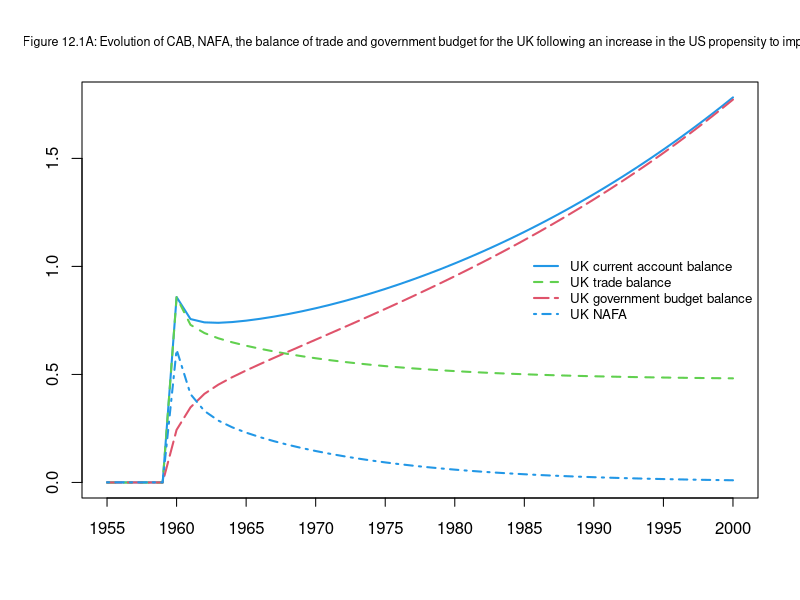
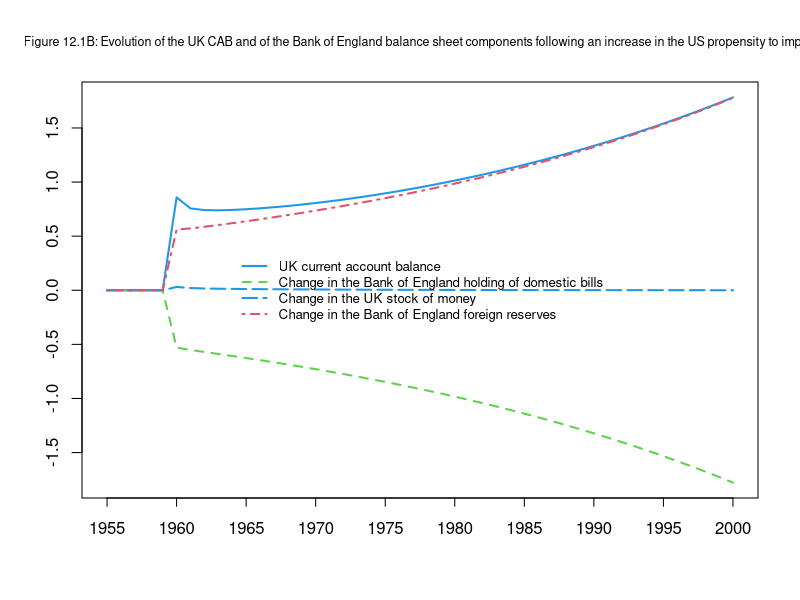
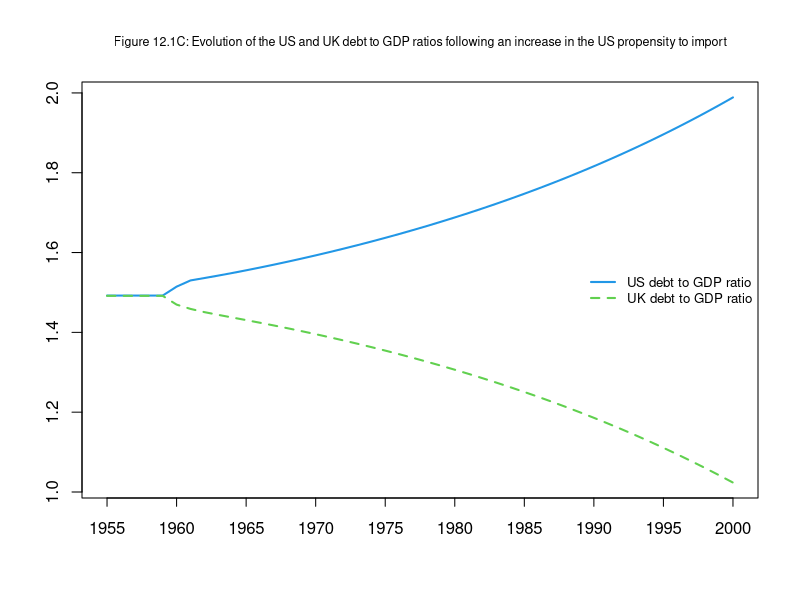
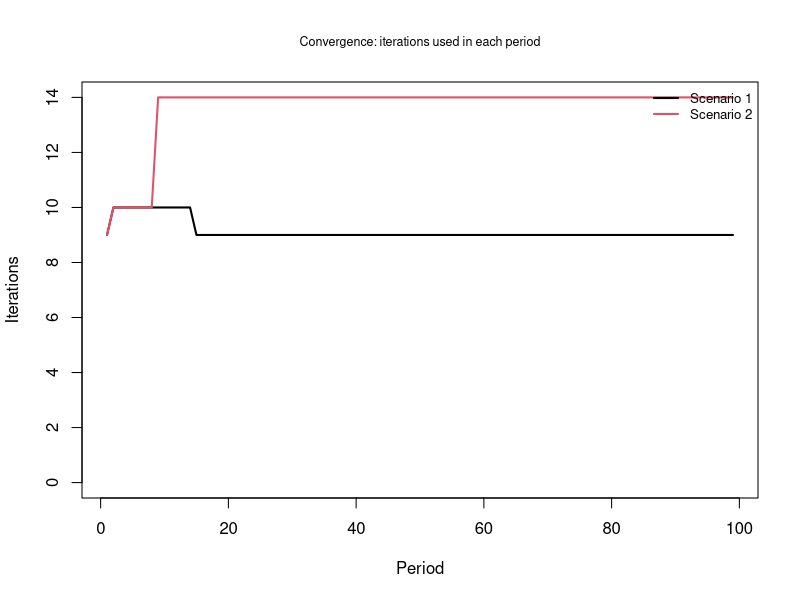

R code for these plots, in order:
#OPENFIX Model: two countries (UK and US) with their own currencies, a fixed (but adjustable)
#exchange rate, capital mobility and central banks that hold foreign bills

#This code replicates results in the book Monetary Economics:
#An Integrated Approach to Credit, Money, Income, Production and Wealth,
#by Wynne Godley and Marc Lavoie, chapter 12, figures 12.1A to 12.1C.
#It is an R translation of the EViews program gl12openfix.prg, restructured in the style of Sim_a.R.
#The equations are those of the EViews program, with the same equation numbers. They are listed in the order in which
#they can be computed (each equation after the variables it depends on), as the EViews solver does internally;
#this makes the Gauss-Seidel iterations converge.

#Based on the EViews program gl12openfix.prg (MODEL OPENFIX, Chapter 12 of Godley and Lavoie, Monetary Economics)
#Copyright (c) 2006 Gennaro Zezza
#Permission is hereby granted, free of charge, to any person obtaining a
#copy of this software and associated documentation files (the "Software"),
#to deal in the Software without restriction, including without limitation
#the rights to use, copy, modify, merge, publish, distribute, sublicense,
#and/or sell copies of the Software, and to permit persons to whom the
#Software is furnished to do so, subject to the following conditions:
#
#The above copyright notice and this permission notice shall be included in
#all copies or substantial portions of the Software.
#
#THE SOFTWARE IS PROVIDED "AS IS", WITHOUT WARRANTY OF ANY KIND, EXPRESS OR
#IMPLIED, INCLUDING BUT NOT LIMITED TO THE WARRANTIES OF MERCHANTABILITY,
#FITNESS FOR A PARTICULAR PURPOSE AND NONINFRINGEMENT. IN NO EVENT SHALL THE
#AUTHORS OR COPYRIGHT HOLDERS BE LIABLE FOR ANY CLAIM, DAMAGES OR OTHER
#LIABILITY, WHETHER IN AN ACTION OF CONTRACT, TORT OR OTHERWISE, ARISING
#FROM, OUT OF OR IN CONNECTION WITH THE SOFTWARE OR THE USE OR OTHER DEALINGS
#IN THE SOFTWARE.

#Clear
rm(list=ls(all=TRUE))

#PERIODS (i= 1 to 101, i.e. years 1950 to 2050). Periods 1 and 2 hold the starting values: the model is solved from 1952 (i=3)
nPeriods=101

#SCENARIOS (j= 1 to 2)
#1 = baseline
#2 = increase in the US propensity to import: eps0 passes from -2.1 to -2 in 1960 (figures 12.1A, 12.1B and 12.1C)
nScenarios=2

#ITERATIONS: maximum number of Gauss-Seidel iterations per period
nIterations=5000
#CONVERGENCE: iterations stop when no endogenous variable changes by more than tol (relative change)
tol=1e-8

#PARAMETERS
#Propensities to consume
alpha1_uk=0.75
alpha1_us=0.75
alpha2_uk=0.13333
alpha2_us=0.13333
#Parameters in the real export and import functions (eps0 is a matrix: it changes in scenario 2)
eps1=0.7
eps2=1
mu0=-2.1
mu1=0.7
mu2=1
#Parameters in the asset demand functions
lambda10=0.7
lambda11=5
lambda12=5
lambda20=0.25
lambda21=5
lambda22=5
lambda40=0.7
lambda41=5
lambda42=5
lambda50=0.25
lambda51=5
lambda52=5
#Parameters in the price equations
nu0m=-0.00001
nu0x=-0.00001
nu1m=0.7
nu1x=0.5
#Mark-ups and tax rates
phi_uk=0.2381
phi_us=0.2381
theta_uk=0.2
theta_us=0.2

#VARIABLES (matrices: scenario x period, filled with their starting values)
#Exogenous variables
eps0=matrix(data=-2.1,nrow=nScenarios,ncol=nPeriods)   #Parameter in the real exports of the US imports (exogenous: changes in scenario 2)
dxre_uk=matrix(data=0,nrow=nScenarios,ncol=nPeriods)   #exogenous
dxre_us=matrix(data=0,nrow=nScenarios,ncol=nPeriods)   #exogenous
g_k_uk=matrix(data=16,nrow=nScenarios,ncol=nPeriods)   #exogenous
g_k_us=matrix(data=16,nrow=nScenarios,ncol=nPeriods)   #exogenous
or_uk=matrix(data=7,nrow=nScenarios,ncol=nPeriods)   #exogenous
or_us=matrix(data=7,nrow=nScenarios,ncol=nPeriods)   #exogenous
pg_us=matrix(data=1,nrow=nScenarios,ncol=nPeriods)   #exogenous
pr_uk=matrix(data=1.3333,nrow=nScenarios,ncol=nPeriods)   #exogenous
pr_us=matrix(data=1.3333,nrow=nScenarios,ncol=nPeriods)   #exogenous
r_uk=matrix(data=0.03,nrow=nScenarios,ncol=nPeriods)   #exogenous
r_us=matrix(data=0.03,nrow=nScenarios,ncol=nPeriods)   #exogenous
w_uk=matrix(data=1,nrow=nScenarios,ncol=nPeriods)   #exogenous
w_us=matrix(data=1,nrow=nScenarios,ncol=nPeriods)   #exogenous
xr_uk=matrix(data=1.0003,nrow=nScenarios,ncol=nPeriods)   #exogenous
#Endogenous variables
f_cb_us=matrix(data=0.00895,nrow=nScenarios,ncol=nPeriods)
pg_uk=matrix(data=0.99971,nrow=nScenarios,ncol=nPeriods)
xr_us=matrix(data=0.99971,nrow=nScenarios,ncol=nPeriods)
f_cb_uk=matrix(data=0.00869,nrow=nScenarios,ncol=nPeriods)
yd_uk=matrix(data=77.851,nrow=nScenarios,ncol=nPeriods)
yd_hs_uk=matrix(data=0,nrow=nScenarios,ncol=nPeriods)
v_uk=matrix(data=145.97,nrow=nScenarios,ncol=nPeriods)
b_ukuk_d=matrix(data=102.18,nrow=nScenarios,ncol=nPeriods)
b_ukus_d=matrix(data=36.493,nrow=nScenarios,ncol=nPeriods)
h_uk_d=matrix(data=7.2987,nrow=nScenarios,ncol=nPeriods)
h_uk_s=matrix(data=7.2987,nrow=nScenarios,ncol=nPeriods)
b_ukuk_s=matrix(data=102.18,nrow=nScenarios,ncol=nPeriods)
b_ukus_s=matrix(data=36.504,nrow=nScenarios,ncol=nPeriods)
yd_us=matrix(data=77.86,nrow=nScenarios,ncol=nPeriods)
yd_hs_us=matrix(data=0,nrow=nScenarios,ncol=nPeriods)
v_us=matrix(data=145.99001,nrow=nScenarios,ncol=nPeriods)
b_usus_d=matrix(data=102.19,nrow=nScenarios,ncol=nPeriods)
b_usuk_d=matrix(data=36.497,nrow=nScenarios,ncol=nPeriods)
h_us_d=matrix(data=7.2995,nrow=nScenarios,ncol=nPeriods)
h_us_s=matrix(data=7.2995,nrow=nScenarios,ncol=nPeriods)
b_usus_s=matrix(data=102.19,nrow=nScenarios,ncol=nPeriods)
b_cb_usus_d=matrix(data=0.29843,nrow=nScenarios,ncol=nPeriods)
b_cb_usus_s=matrix(data=0.29843,nrow=nScenarios,ncol=nPeriods)
b_usuk_s=matrix(data=36.487,nrow=nScenarios,ncol=nPeriods)
kabp_uk=matrix(data=0.00002,nrow=nScenarios,ncol=nPeriods)
kabp_us=matrix(data=-0.00002,nrow=nScenarios,ncol=nPeriods)
t_uk=matrix(data=19.463,nrow=nScenarios,ncol=nPeriods)
t_us=matrix(data=19.465,nrow=nScenarios,ncol=nPeriods)
b_uk_s=matrix(data=138.94,nrow=nScenarios,ncol=nPeriods)
b_us_s=matrix(data=139.02,nrow=nScenarios,ncol=nPeriods)
b_cb_ukus_s=matrix(data=0.02031,nrow=nScenarios,ncol=nPeriods)
kab_uk=matrix(data=0,nrow=nScenarios,ncol=nPeriods)
kab_us=matrix(data=0,nrow=nScenarios,ncol=nPeriods)
b_cb_ukuk_d=matrix(data=0.27984,nrow=nScenarios,ncol=nPeriods)
b_cb_ukuk_s=matrix(data=0.27984,nrow=nScenarios,ncol=nPeriods)
b_cb_ukus_d=matrix(data=0.0203,nrow=nScenarios,ncol=nPeriods)
px_us=matrix(data=0.95656,nrow=nScenarios,ncol=nPeriods)
pm_us=matrix(data=0.95661,nrow=nScenarios,ncol=nPeriods)
im_k_uk=matrix(data=11.928,nrow=nScenarios,ncol=nPeriods)
x_k_us=matrix(data=11.928,nrow=nScenarios,ncol=nPeriods)
x_us=matrix(data=11.41,nrow=nScenarios,ncol=nPeriods)
cab_us=matrix(data=0,nrow=nScenarios,ncol=nPeriods)
im_k_us=matrix(data=11.926,nrow=nScenarios,ncol=nPeriods)
im_us=matrix(data=11.409,nrow=nScenarios,ncol=nPeriods)
im_uk=matrix(data=11.407,nrow=nScenarios,ncol=nPeriods)
cab_uk=matrix(data=0,nrow=nScenarios,ncol=nPeriods)
v_k_uk=matrix(data=152.62,nrow=nScenarios,ncol=nPeriods)
v_k_us=matrix(data=152.63,nrow=nScenarios,ncol=nPeriods)
ydhs_k_uk=matrix(data=81.394,nrow=nScenarios,ncol=nPeriods)
ydhse_k_uk=matrix(data=81.394,nrow=nScenarios,ncol=nPeriods)
c_k_uk=matrix(data=81.393,nrow=nScenarios,ncol=nPeriods)
ds_k_uk=matrix(data=97.393,nrow=nScenarios,ncol=nPeriods)
ydhs_k_us=matrix(data=81.402,nrow=nScenarios,ncol=nPeriods)
ydhse_k_us=matrix(data=81.402,nrow=nScenarios,ncol=nPeriods)
c_k_us=matrix(data=81.401,nrow=nScenarios,ncol=nPeriods)
s_k_us=matrix(data=109.33,nrow=nScenarios,ncol=nPeriods)
ds_k_us=matrix(data=97.401,nrow=nScenarios,ncol=nPeriods)
y_k_us=matrix(data=97.403,nrow=nScenarios,ncol=nPeriods)
n_us=matrix(data=73.054,nrow=nScenarios,ncol=nPeriods)
ps_us=matrix(data=0.9565,nrow=nScenarios,ncol=nPeriods)
s_us=matrix(data=104.57,nrow=nScenarios,ncol=nPeriods)
pds_us=matrix(data=0.95649,nrow=nScenarios,ncol=nPeriods)
ds_us=matrix(data=93.164,nrow=nScenarios,ncol=nPeriods)
y_us=matrix(data=93.164,nrow=nScenarios,ncol=nPeriods)
py_us=matrix(data=0.95649,nrow=nScenarios,ncol=nPeriods)
x_k_uk=matrix(data=11.926,nrow=nScenarios,ncol=nPeriods)
s_k_uk=matrix(data=109.32,nrow=nScenarios,ncol=nPeriods)
y_k_uk=matrix(data=97.392,nrow=nScenarios,ncol=nPeriods)
cons_us=matrix(data=77.86,nrow=nScenarios,ncol=nPeriods)
g_us=matrix(data=15.304,nrow=nScenarios,ncol=nPeriods)
n_uk=matrix(data=73.046,nrow=nScenarios,ncol=nPeriods)
ps_uk=matrix(data=0.95646,nrow=nScenarios,ncol=nPeriods)
s_uk=matrix(data=104.56,nrow=nScenarios,ncol=nPeriods)
y_uk=matrix(data=93.154,nrow=nScenarios,ncol=nPeriods)
py_uk=matrix(data=0.95648,nrow=nScenarios,ncol=nPeriods)
pm_uk=matrix(data=0.95628,nrow=nScenarios,ncol=nPeriods)
px_uk=matrix(data=0.95634,nrow=nScenarios,ncol=nPeriods)
x_uk=matrix(data=11.406,nrow=nScenarios,ncol=nPeriods)
pds_uk=matrix(data=0.95648,nrow=nScenarios,ncol=nPeriods)
ds_uk=matrix(data=93.154,nrow=nScenarios,ncol=nPeriods)
cons_uk=matrix(data=77.851,nrow=nScenarios,ncol=nPeriods)
g_uk=matrix(data=15.304,nrow=nScenarios,ncol=nPeriods)
psbr_uk=matrix(data=0,nrow=nScenarios,ncol=nPeriods)
psbr_us=matrix(data=0,nrow=nScenarios,ncol=nPeriods)
nafa_uk=matrix(data=0,nrow=nScenarios,ncol=nPeriods)
nafa_us=matrix(data=0,nrow=nScenarios,ncol=nPeriods)
#Variables used in the figures
tb_uk=matrix(data=0,nrow=nScenarios,ncol=nPeriods)
gb_uk=matrix(data=0,nrow=nScenarios,ncol=nPeriods)
dh_uk=matrix(data=0,nrow=nScenarios,ncol=nPeriods)
dbcb_uk=matrix(data=0,nrow=nScenarios,ncol=nPeriods)
dbcbus_uk=matrix(data=0,nrow=nScenarios,ncol=nPeriods)
debt_us=matrix(data=0,nrow=nScenarios,ncol=nPeriods)
debt_uk=matrix(data=0,nrow=nScenarios,ncol=nPeriods)

#CONVERGENCE CHECK
#Endogenous variables whose change between two iterations is monitored
endog=c(
     "f_cb_us","pg_uk","xr_us","f_cb_uk","yd_uk","yd_hs_uk",
     "v_uk","b_ukuk_d","b_ukus_d","h_uk_d","h_uk_s","b_ukuk_s",
     "b_ukus_s","yd_us","yd_hs_us","v_us","b_usus_d","b_usuk_d",
     "h_us_d","h_us_s","b_usus_s","b_cb_usus_d","b_cb_usus_s","b_usuk_s",
     "kabp_uk","kabp_us","t_uk","t_us","b_uk_s","b_us_s",
     "b_cb_ukus_s","kab_uk","kab_us","b_cb_ukuk_d","b_cb_ukuk_s","b_cb_ukus_d",
     "px_us","pm_us","im_k_uk","x_k_us","x_us","cab_us",
     "im_k_us","im_us","im_uk","cab_uk","v_k_uk","v_k_us",
     "ydhs_k_uk","ydhse_k_uk","c_k_uk","ds_k_uk","ydhs_k_us","ydhse_k_us",
     "c_k_us","s_k_us","ds_k_us","y_k_us","n_us","ps_us",
     "s_us","pds_us","ds_us","y_us","py_us","x_k_uk",
     "s_k_uk","y_k_uk","cons_us","g_us","n_uk","ps_uk",
     "s_uk","y_uk","py_uk","pm_uk","px_uk","x_uk",
     "pds_uk","ds_uk","cons_uk","g_uk","psbr_uk","psbr_us",
     "nafa_uk","nafa_us","tb_uk","gb_uk","dh_uk","dbcb_uk",
     "dbcbus_uk","debt_us","debt_uk")
#Iterations used in each period, and largest change in the last iteration
iterUsed=matrix(data=0,nrow=nScenarios,ncol=nPeriods)
lastDiff=matrix(data=0,nrow=nScenarios,ncol=nPeriods)


#MODEL
#Select scenarios
for (j in 1:nScenarios){

  #Define time
 for (i in 3:nPeriods){

   #Define iterations
   for (iterations in 1:nIterations){

     #Values at the beginning of the iteration
     old=sapply(endog,function(v) get(v)[j,i])

     #Define alternative scenarios (the shock starts in 1960, i.e. i=11)
     if (i>=11 && j==2){
       eps0[2,i]=-2          #Parameter passes from -2.1 to -2: the US imports more
     }

     # OPENFIX model in R (equation numbers as in the EViews program, listed in order of computation)

     # Profits of Central Bank in US - eq. 12.12
     f_cb_us[j,i] = r_us[j,i-1]*b_cb_usus_d[j,i-1]
     # Price of gold is equal in the two countries - eq. 12.85
     pg_uk[j,i] = pg_us[j,i]/xr_uk[j,i]
     # US exchange rate - eq. 12.86
     xr_us[j,i] = 1/xr_uk[j,i]
     # Profits of Central Bank in UK - eq. 12.11 - typo in the book for r_us
     f_cb_uk[j,i] = r_uk[j,i-1]*b_cb_ukuk_d[j,i-1] + r_us[j,i-1]*b_cb_ukus_s[j,i-1]*xr_us[j,i]
     # Disposable income in UK - eq. 12.1
     yd_uk[j,i] = (y_uk[j,i] + r_uk[j,i-1]*b_ukuk_d[j,i-1] + xr_us[j,i]*r_us[j,i-1]*b_ukus_s[j,i-1])*(1 - theta_uk) + (xr_us[j,i] - xr_us[j,i-1])*b_ukus_s[j,i-1]
     # Haig-Simons disposable income in UK - eq. 12.2
     yd_hs_uk[j,i] = yd_uk[j,i] + (xr_us[j,i] - xr_us[j,i-1])*b_ukus_s[j,i-1]
     # Wealth accumulation in UK - eq. 12.3
     v_uk[j,i] = v_uk[j,i-1] + yd_uk[j,i] - cons_uk[j,i]
     # Demand for UK bills in UK - eq. 12.67
     b_ukuk_d[j,i] = v_uk[j,i]*(lambda10 + lambda11*r_uk[j,i] - lambda12*(r_us[j,i] + dxre_us[j,i]))
     # Demand for US bills in UK - eq. 12.68
     b_ukus_d[j,i] = v_uk[j,i]*(lambda20 - lambda21*r_uk[j,i] + lambda22*(r_us[j,i] + dxre_us[j,i]))
     # Demand for money in UK - eq. 12.69
     h_uk_d[j,i] = v_uk[j,i] - b_ukuk_d[j,i] - b_ukus_d[j,i]
     # Suply of cash in UK - eq. 12.80
     h_uk_s[j,i] = h_uk_d[j,i]
     # Bills issued by US acquired by US - eq. 12.81
     b_ukuk_s[j,i] = b_ukuk_d[j,i]
     # Bills supply from UK to US - eq. 12.89F
     b_ukus_s[j,i] = xr_uk[j,i]*b_ukus_d[j,i]
     # Disposable income in US - eq. 12.4
     yd_us[j,i] = (y_us[j,i] + r_us[j,i-1]*b_usus_d[j,i-1] + xr_uk[j,i]*r_uk[j,i-1]*b_usuk_s[j,i-1])*(1 - theta_us) + (xr_uk[j,i] - xr_uk[j,i-1])*b_usuk_s[j,i-1]
     # Haig-Simons disposable income in US - eq. 12.5
     yd_hs_us[j,i] = yd_us[j,i] + (xr_uk[j,i] - xr_uk[j,i-1])*b_usuk_s[j,i-1]
     # Wealth accumulation in US - eq. 12.6
     v_us[j,i] = v_us[j,i-1] + yd_us[j,i] - cons_us[j,i]
     # Demand for US	bills in US - eq. 12.70
     b_usus_d[j,i] = v_us[j,i]*(lambda40 + lambda41*r_us[j,i] - lambda42*(r_uk[j,i] + dxre_uk[j,i]))
     # Demand for UK bills in US - eq. 12.71
     b_usuk_d[j,i] = v_us[j,i]*(lambda50 - lambda51*r_us[j,i] + lambda52*(r_uk[j,i] + dxre_uk[j,i]))
     # Demand for money in US - eq. 12.72
     h_us_d[j,i] = v_us[j,i] - b_usus_d[j,i] - b_usuk_d[j,i]
     # Suply of cash in US - eq. 12.77
     h_us_s[j,i] = h_us_d[j,i]
     # Supply of US bills to CountryN - eq. 12.78
     b_usus_s[j,i] = b_usus_d[j,i]
     # Balance sheet of US Central bank - eq. 12.83 - expressed as changes
     b_cb_usus_d[j,i] = b_cb_usus_d[j,i-1] + (h_us_s[j,i] - h_us_s[j,i-1]) - (or_us[j,i] - or_us[j,i-1])*pg_us[j,i]
     # Supply of US bills to US Central bank - eq. 12.79
     b_cb_usus_s[j,i] = b_cb_usus_d[j,i]
     # Equilibrium condition for bills issued by UK acquired by US - eq. 12.87
     b_usuk_s[j,i] = b_usuk_d[j,i]*xr_us[j,i]
     # Capital account balance in UK, net of official transactions - eq. 12.19
     kabp_uk[j,i] = - (b_ukus_s[j,i] - b_ukus_s[j,i-1])*xr_us[j,i] + (b_usuk_s[j,i] - b_usuk_s[j,i-1])
     # Capital account balance in US, net of official transactions - eq. 12.20
     kabp_us[j,i] = - (b_usuk_s[j,i] - b_usuk_s[j,i-1])*xr_uk[j,i] + (b_ukus_s[j,i] - b_ukus_s[j,i-1])
     # Taxes in UK - eq. 12.7
     t_uk[j,i] = theta_uk*(y_uk[j,i] + r_uk[j,i-1]*b_ukuk_d[j,i-1] + xr_us[j,i]*r_us[j,i-1]*b_ukus_s[j,i-1])
     # Taxes in US - eq. 12.8
     t_us[j,i] = theta_us*(y_us[j,i] + r_us[j,i-1]*b_usus_d[j,i-1] + xr_uk[j,i]*r_uk[j,i-1]*b_usuk_s[j,i-1])
     # Government budget constraint - UK - eq. 12.13
     b_uk_s[j,i] = b_uk_s[j,i-1] + g_uk[j,i] + r_uk[j,i-1]*b_uk_s[j,i-1] - t_uk[j,i] - f_cb_uk[j,i]
     # Government budget constraint - US - eq. 12.14
     b_us_s[j,i] = b_us_s[j,i-1] + g_us[j,i] + r_us[j,i-1]*b_us_s[j,i-1] - t_us[j,i] - f_cb_us[j,i]
     # Supply of UK bills to CountryS, now solved for b_cb_ukus_s - eq. 12.90F
     b_cb_ukus_s[j,i] = b_us_s[j,i] - b_usus_s[j,i] - b_cb_usus_d[j,i] - b_ukus_s[j,i]
     # Capital account balance in UK - eq. 12.16
     kab_uk[j,i] = kabp_uk[j,i] - (xr_us[j,i]*(b_cb_ukus_s[j,i] - b_cb_ukus_s[j,i-1]) + pg_uk[j,i]*(or_uk[j,i] - or_uk[j,i-1]))
     # Capital account balance in US - eq. 12.18
     kab_us[j,i] = kabp_us[j,i] + (b_cb_ukus_s[j,i] - b_cb_ukus_s[j,i-1]) - pg_us[j,i]*(or_us[j,i] - or_us[j,i-1])
     # Balance sheet of UK Central bank - eq. 12.84
     b_cb_ukuk_d[j,i] = b_cb_ukuk_d[j,i-1] + (h_uk_s[j,i] - h_uk_s[j,i-1]) - (b_cb_ukus_s[j,i] - b_cb_ukus_s[j,i-1])*xr_us[j,i] - (or_uk[j,i] - or_uk[j,i-1])*pg_uk[j,i]
     # Supply of UK bills to UK Central bank - eq. 12.82
     b_cb_ukuk_s[j,i] = b_cb_ukuk_d[j,i]
     # Equilibrium condition for bills issued by US acquired by UK Central bank - eq. 12.88
     b_cb_ukus_d[j,i] = b_cb_ukus_s[j,i]*xr_us[j,i]
     # Export prices in US - eq. 12.23
     px_us[j,i] = pm_uk[j,i]*xr_uk[j,i]
     # Import prices in US - eq. 12.24
     pm_us[j,i] = px_uk[j,i]*xr_uk[j,i]
     # Real imports of UK - eq. 12.26
     im_k_uk[j,i] = exp(mu0 - mu1*log(pm_uk[j,i-1]/py_uk[j,i-1]) + mu2*log(y_k_uk[j,i]))
     # Real exports from US - eq. 12.27
     x_k_us[j,i] = im_k_uk[j,i]
     # Exports of US - eq. 12.30
     x_us[j,i] = x_k_us[j,i]*px_us[j,i]
     # Current account balance in US - eq. 12.17
     cab_us[j,i] = x_us[j,i] - im_us[j,i] + xr_uk[j,i]*r_uk[j,i-1]*b_usuk_s[j,i-1] - r_us[j,i-1]*b_ukus_s[j,i-1] - r_us[j,i-1]*b_cb_ukus_s[j,i-1]
     # Real imports of US - eq. 12.28
     im_k_us[j,i] = x_k_uk[j,i]
     # Imports of US - eq. 12.32
     im_us[j,i] = im_k_us[j,i]*pm_us[j,i]
     # Imports of UK - eq. 12.31
     im_uk[j,i] = im_k_uk[j,i]*pm_uk[j,i]
     # Current account balance - UK - eq. 12.15
     cab_uk[j,i] = x_uk[j,i] - im_uk[j,i] + xr_us[j,i]*r_us[j,i-1]*b_ukus_s[j,i-1] - r_uk[j,i-1]*b_usuk_s[j,i-1] + r_us[j,i-1]*b_cb_ukus_s[j,i-1]*xr_us[j,i]
     # Real wealth in UK - eq. 12.33
     v_k_uk[j,i] = v_uk[j,i]/pds_uk[j,i]
     # Real wealth in US - eq. 12.34
     v_k_us[j,i] = v_us[j,i]/pds_us[j,i]
     # Real Haig-Simons disposable income in UK - eq. 12.35
     ydhs_k_uk[j,i] = yd_uk[j,i]/pds_uk[j,i] - v_k_uk[j,i-1]*(pds_uk[j,i] - pds_uk[j,i-1])/pds_uk[j,i]
     # Expected real Haig-Simons disposable income in UK - eq. 12.39
     ydhse_k_uk[j,i] = (ydhs_k_uk[j,i] + ydhs_k_uk[j,i-1])/2
     # Real consumption in UK - eq. 12.37
     c_k_uk[j,i] = alpha1_uk*ydhse_k_uk[j,i] + alpha2_uk*v_k_uk[j,i-1]
     # Real domestic sales in UK - eq. 12.51
     ds_k_uk[j,i] = c_k_uk[j,i] + g_k_uk[j,i]
     # Real Haig-Simons disposable income in US - eq. 12.36
     ydhs_k_us[j,i] = yd_us[j,i]/pds_us[j,i] - v_k_us[j,i-1]*(pds_us[j,i] - pds_us[j,i-1])/pds_us[j,i]
     # Expected real Haig-Simons disposable income in US - eq. 12.40
     ydhse_k_us[j,i] = (ydhs_k_us[j,i] + ydhs_k_us[j,i-1])/2
     # Real consumption in US - eq. 12.38
     c_k_us[j,i] = alpha1_us*ydhse_k_us[j,i] + alpha2_us*v_k_us[j,i-1]
     # Real sales in US - eq. 12.42
     s_k_us[j,i] = c_k_us[j,i] + g_k_us[j,i] + x_k_us[j,i]
     # Real domestic sales in US - eq. 12.52
     ds_k_us[j,i] = c_k_us[j,i] + g_k_us[j,i]
     # Value of real output in US - eq. 12.56
     y_k_us[j,i] = s_k_us[j,i] - im_k_us[j,i]
     # Employment in US - eq. 12.66
     n_us[j,i] = y_k_us[j,i]/pr_us[j,i]
     # Price of sales in US - eq. 12.46
     ps_us[j,i] = (1 + phi_us)*(w_us[j,i]*n_us[j,i] + im_us[j,i])/s_k_us[j,i]
     # Value of sales in US - eq. 12.44
     s_us[j,i] = s_k_us[j,i]*ps_us[j,i]
     # Price of domestic sales in US - eq. 12.48
     pds_us[j,i] = (s_us[j,i] - x_us[j,i])/(s_k_us[j,i] - x_k_us[j,i])
     # Domestic sales in US - eq. 12.50
     ds_us[j,i] = s_us[j,i] - x_us[j,i]
     # Value of output in US - eq. 12.54
     y_us[j,i] = s_us[j,i] - im_us[j,i]
     # Price of output in US - eq. 12.58
     py_us[j,i] = y_us[j,i]/y_k_us[j,i]
     # Real exports from UK - eq. 12.25 - depends on current relative price
     x_k_uk[j,i] = exp(eps0[j,i] - eps1*log(pm_us[j,i]/py_us[j,i]) + eps2*log(y_k_us[j,i]))
     # Real sales in UK - eq. 12.41
     s_k_uk[j,i] = c_k_uk[j,i] + g_k_uk[j,i] + x_k_uk[j,i]
     # Value of real output in UK - eq. 12.55
     y_k_uk[j,i] = s_k_uk[j,i] - im_k_uk[j,i]
     # Consumption in US - eq. 12.60
     cons_us[j,i] = c_k_us[j,i]*pds_us[j,i]
     # Government expenditure in US - eq. 12.62
     g_us[j,i] = g_k_us[j,i]*pds_us[j,i]
     # Employment in UK - eq. 12.65
     n_uk[j,i] = y_k_uk[j,i]/pr_uk[j,i]
     # Price of sales in UK - eq. 12.45
     ps_uk[j,i] = (1 + phi_uk)*(w_uk[j,i]*n_uk[j,i] + im_uk[j,i])/s_k_uk[j,i]
     # Value of sales in UK - eq. 12.43
     s_uk[j,i] = s_k_uk[j,i]*ps_uk[j,i]
     # Value of output in UK - eq. 12.53
     y_uk[j,i] = s_uk[j,i] - im_uk[j,i]
     # Price of output in UK - eq. 12.57
     py_uk[j,i] = y_uk[j,i]/y_k_uk[j,i]
     # Import prices in UK - eq. 12.21
     pm_uk[j,i] = exp(nu0m + nu1m*log(py_us[j,i]) + (1 - nu1m)*log(py_uk[j,i]) - nu1m*log(xr_uk[j,i]))
     # Export prices in UK - eq. 12.22
     px_uk[j,i] = exp(nu0x + nu1x*log(py_us[j,i]) + (1 - nu1x)*log(py_uk[j,i]) - nu1x*log(xr_uk[j,i]))
     # Exports of UK - eq. 12.29
     x_uk[j,i] = x_k_uk[j,i]*px_uk[j,i]
     # Price of domestic sales in UK - eq. 12.47
     pds_uk[j,i] = (s_uk[j,i] - x_uk[j,i])/(s_k_uk[j,i] - x_k_uk[j,i])
     # Domestic sales in UK - eq. 12.49
     ds_uk[j,i] = s_uk[j,i] - x_uk[j,i]
     # Consumption in UK - eq. 12.59
     cons_uk[j,i] = c_k_uk[j,i]*pds_uk[j,i]
     # Government expenditure in UK - eq. 12.61
     g_uk[j,i] = g_k_uk[j,i]*pds_uk[j,i]
     psbr_uk[j,i] = g_uk[j,i] + r_uk[j,i-1]*b_uk_s[j,i-1] - t_uk[j,i] - f_cb_uk[j,i]
     psbr_us[j,i] = g_us[j,i] + r_us[j,i-1]*b_us_s[j,i-1] - t_us[j,i] - f_cb_us[j,i]
     nafa_uk[j,i] = psbr_uk[j,i] + cab_uk[j,i]
     nafa_us[j,i] = psbr_us[j,i] + cab_us[j,i]

     # Variables used in the figures
     tb_uk[j,i]     = x_uk[j,i] - im_uk[j,i]
     gb_uk[j,i]     = - psbr_uk[j,i]
     dh_uk[j,i]     = h_uk_d[j,i] - h_uk_d[j,i-1]
     dbcb_uk[j,i]   = b_cb_ukuk_d[j,i] - b_cb_ukuk_d[j,i-1]
     dbcbus_uk[j,i] = b_cb_ukus_d[j,i] - b_cb_ukus_d[j,i-1]
     debt_us[j,i]   = b_us_s[j,i] / y_us[j,i]
     debt_uk[j,i]   = b_uk_s[j,i] / y_uk[j,i]

     #Convergence check: largest relative change of the endogenous variables in this iteration
     new=sapply(endog,function(v) get(v)[j,i])
     lastDiff[j,i]=max(abs(new-old)/pmax(1,abs(old)))
     iterUsed[j,i]=iterations
     if (!is.na(lastDiff[j,i]) && lastDiff[j,i]<tol){
       break
     }

   }
 }
}

#CONVERGENCE REPORT
solved=iterUsed[,3:nPeriods]
change=lastDiff[,3:nPeriods]
cat("Convergence report\n")
cat("Tolerance (relative change between two iterations):",tol,"\n")
cat("Iterations used per period: minimum",min(solved),"- maximum",max(solved),"(limit:",nIterations,")\n")
cat("Largest change of any endogenous variable in the last iteration:",max(change),"\n")
if (any(is.na(change)) || any(change>=tol)){
  warning("Convergence not reached in some periods: increase nIterations")
} else {
  cat("All periods have converged\n")
}

#FIGURES (years 1955 to 2000: i= 6 to 51)
x=c("1955":"2000")
at_x=seq(1,46,by=5)

#Figure 12.1A
plot(cab_uk[2,6:51],xaxt='n',type="l",col="4",lwd=2,lty=1,font.main=1,cex.main=0.75,main="Figure 12.1A: Evolution of CAB, NAFA, the balance of trade and government budget for the UK following an increase in the US propensity to import",ylab = '',xlab = '',ylim=range(cab_uk[2,6:51],tb_uk[2,6:51],gb_uk[2,6:51],nafa_uk[2,6:51]))
lines(tb_uk[2,6:51],type="l",lwd=2,lty=2,col="3")
lines(gb_uk[2,6:51],type="l",lwd=2,lty=5,col="2")
lines(nafa_uk[2,6:51],type="l",lwd=2,lty=4,col="4")
legend("right",c("UK current account balance","UK trade balance","UK government budget balance","UK NAFA"),  bty = "n", cex = 0.8, lty=c(1,2,5,4), lwd=c(2,2,2,2), col = c(4,3,2,4))
axis(side=1,at=at_x,labels=x[at_x],tck=-0.02)

#Figure 12.1B
plot(cab_uk[2,6:51],xaxt='n',type="l",col="4",lwd=2,lty=1,font.main=1,cex.main=0.75,main="Figure 12.1B: Evolution of the UK CAB and of the Bank of England balance sheet components following an increase in the US propensity to import",ylab = '',xlab = '',ylim=range(cab_uk[2,6:51],dbcb_uk[2,6:51],dh_uk[2,6:51],dbcbus_uk[2,6:51]))
lines(dbcb_uk[2,6:51],type="l",lwd=2,lty=2,col="3")
lines(dh_uk[2,6:51],type="l",lwd=2,lty=5,col="4")
lines(dbcbus_uk[2,6:51],type="l",lwd=2,lty=4,col="2")
legend("center",c("UK current account balance","Change in the Bank of England holding of domestic bills","Change in the UK stock of money","Change in the Bank of England foreign reserves"),  bty = "n", cex = 0.8, lty=c(1,2,5,4), lwd=c(2,2,2,2), col = c(4,3,4,2))
axis(side=1,at=at_x,labels=x[at_x],tck=-0.02)

#Figure 12.1C
plot(debt_us[2,6:51],xaxt='n',type="l",col="4",lwd=2,lty=1,font.main=1,cex.main=0.75,main="Figure 12.1C: Evolution of the US and UK debt to GDP ratios following an increase in the US propensity to import",ylab = '',xlab = '',ylim=range(debt_us[2,6:51],debt_uk[2,6:51]))
lines(debt_uk[2,6:51],type="l",lwd=2,lty=2,col="3")
legend("right",c("US debt to GDP ratio","UK debt to GDP ratio"),  bty = "n", cex = 0.8, lty=c(1,2), lwd=c(2,2), col = c(4,3))
axis(side=1,at=at_x,labels=x[at_x],tck=-0.02)

#Convergence chart: Gauss-Seidel iterations used in each period
plot(iterUsed[1,3:nPeriods],type="l",col="1",lwd=2,lty=1,font.main=1,cex.main=0.75,main="Convergence: iterations used in each period",ylab = 'Iterations',xlab = 'Period',ylim=range(0,iterUsed))
for (sc in 2:nScenarios){
  lines(iterUsed[sc,3:nPeriods],type="l",lwd=2,lty=1,col=as.character(sc))
}
legend("topright",paste("Scenario",1:nScenarios),  bty = "n", cex = 0.8, lty=rep(1,nScenarios), lwd=rep(2,nScenarios), col = 1:nScenarios)
